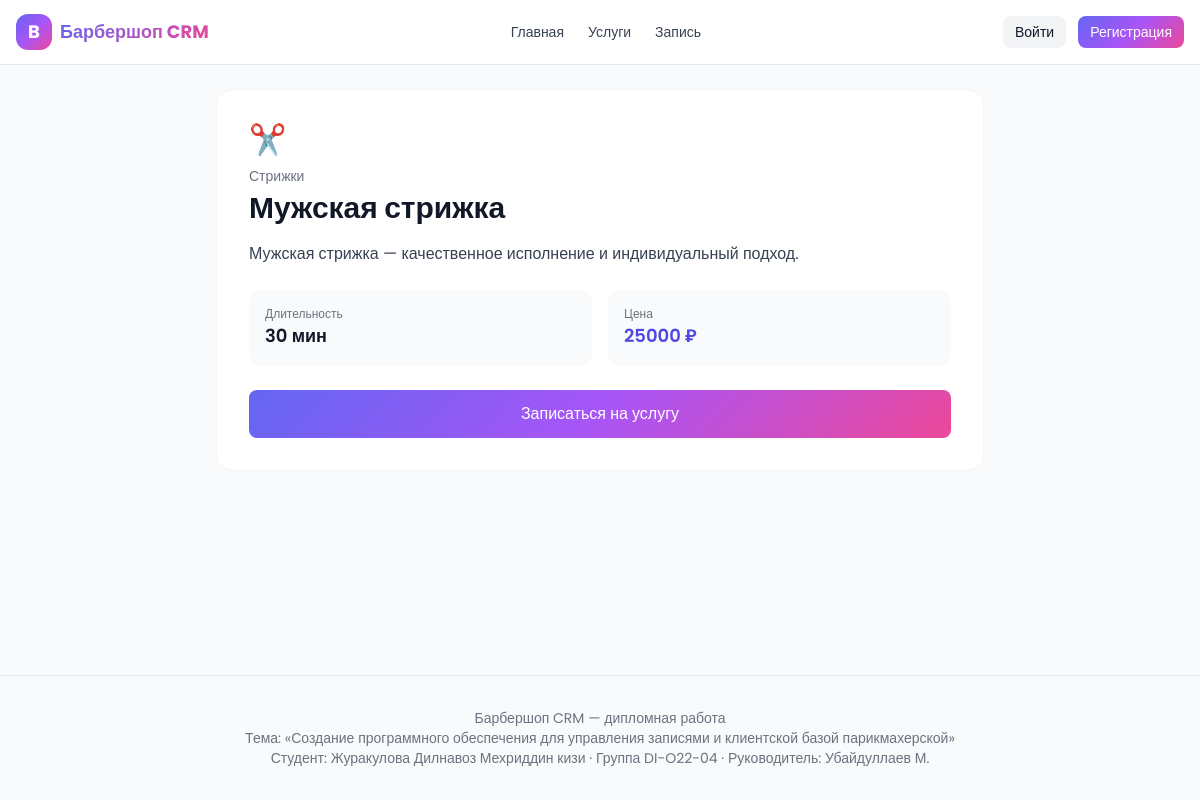
The app's page /services/1/ with its own data.
### services/models.py (models this page shows, shortened)
class Service(models.Model):
    category = models.ForeignKey(ServiceCategory, on_delete=models.CASCADE, related_name='services', verbose_name='Категория')
    name = models.CharField('Название', max_length=120)
    description = models.TextField('Описание', blank=True)
    duration_minutes = models.PositiveIntegerField('Длительность (мин)', default=30)
    price = models.DecimalField('Цена', max_digits=10, decimal_places=2, default=0)
    image_url = models.URLField('Изображение (URL)', blank=True)
    is_active = models.BooleanField('Активна', default=True)
    class Meta:
        verbose_name = 'Услуга'
        verbose_name_plural = 'Услуги'
        ordering = ['category__name', 'name']

class ServiceCategory(models.Model):
    name = models.CharField('Название', max_length=80)
    slug = models.SlugField('Слаг', max_length=80, unique=True, blank=True)
    icon_emoji = models.CharField('Иконка', max_length=8, default='✂️')
    class Meta:
        verbose_name = 'Категория услуг'
        verbose_name_plural = 'Категории услуг'
        ordering = ['name']

### services/views.py (the view)
# urls.py: path('<int:pk>/', views.service_detail, name='detail'),
def service_detail(request, pk):
    service = get_object_or_404(Service, pk=pk, is_active=True)
    return render(request, 'public/service_detail.html', {'service': service})

### core/context_processors.py (called while the page is built)
def bmi_meta(request):
    return {
        'BMI_TOPIC': 'Создание программного обеспечения для управления записями и клиентской базой парикмахерской',
        'BMI_STUDENT': 'Журакулова Дилнавоз Мехриддин кизи',
        'BMI_GROUP': 'DI-O22-04',
        'BMI_SUPERVISOR': 'Убайдуллаев М.',
        'BRAND_NAME': 'Барбершоп CRM',
    }

### templates/public/service_detail.html (shortened to what this page needs)
{% extends 'base.html' %}
{% block content %}
<div class="max-w-3xl mx-auto bg-white rounded-2xl p-8 border border-gray-100">
  <div class="text-3xl mb-2">{{ service.category.icon_emoji }}</div>
  <div class="text-sm text-gray-500 mb-1">{{ service.category.name }}</div>
  <h1 class="text-3xl font-bold mb-4">{{ service.name }}</h1>
  <p class="text-gray-700 mb-6">{{ service.description|default:'Профессиональная услуга от опытных мастеров.' }}</p>
  <div class="grid grid-cols-2 gap-4 mb-6">
    <div class="bg-gray-50 rounded-xl p-4">
      <div class="text-xs text-gray-500">Длительность</div>
      <div class="font-semibold text-lg">{{ service.duration_minutes }} мин</div>
    </div>
    <div class="bg-gray-50 rounded-xl p-4">
      <div class="text-xs text-gray-500">Цена</div>
      <div class="font-semibold text-lg text-indigo-600">{{ service.price|floatformat:0 }} ₽</div>
    </div>
  </div>
  <a href="{% url 'bookings:calendar' %}?service={{ service.id }}" class="block text-center brand-gradient text-white rounded-lg py-3 font-medium">Записаться на услугу</a>
</div>
{% endblock %}

### templates/base.html (style rules this page uses)
html, body { font-family: 'Poppins', sans-serif; }
.brand-gradient { background: linear-gradient(135deg, #6366f1 0%, #a855f7 50%, #ec4899 100%); }

### records on screen
Service: category.icon_emoji "✂️", category.name "Стрижки", name "Мужская стрижка", description "Мужская стрижка — качественное исполнение и индивидуальный подход.", duration_minutes "30", price "25000"
